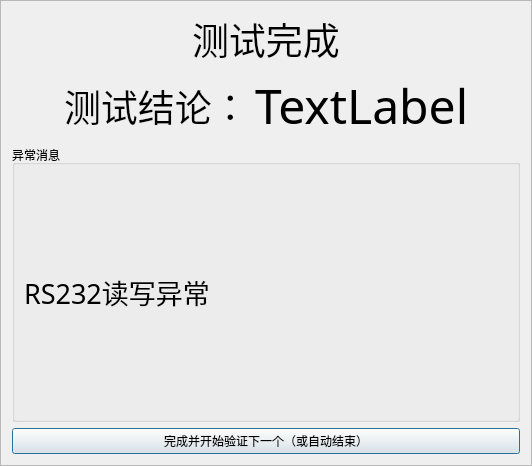
<?xml version="1.0" encoding="UTF-8"?>
<ui version="4.0">
 <class>Frame</class>
 <widget class="QFrame" name="Frame">
  <property name="geometry">
   <rect>
    <x>0</x>
    <y>0</y>
    <width>532</width>
    <height>466</height>
   </rect>
  </property>
  <property name="windowTitle">
   <string>Frame</string>
  </property>
  <property name="frameShape">
   <enum>QFrame::StyledPanel</enum>
  </property>
  <property name="frameShadow">
   <enum>QFrame::Raised</enum>
  </property>
  <layout class="QVBoxLayout" name="verticalLayout">
   <item>
    <layout class="QHBoxLayout" name="horizontalLayout_2">
     <item>
      <spacer name="horizontalSpacer">
       <property name="orientation">
        <enum>Qt::Horizontal</enum>
       </property>
       <property name="sizeHint" stdset="0">
        <size>
         <width>40</width>
         <height>20</height>
        </size>
       </property>
      </spacer>
     </item>
     <item>
      <widget class="QLabel" name="label">
       <property name="font">
        <font>
         <family>Agency FB</family>
         <pointsize>28</pointsize>
        </font>
       </property>
       <property name="text">
        <string>测试完成</string>
       </property>
      </widget>
     </item>
     <item>
      <spacer name="horizontalSpacer_2">
       <property name="orientation">
        <enum>Qt::Horizontal</enum>
       </property>
       <property name="sizeHint" stdset="0">
        <size>
         <width>40</width>
         <height>20</height>
        </size>
       </property>
      </spacer>
     </item>
    </layout>
   </item>
   <item>
    <layout class="QHBoxLayout" name="horizontalLayout">
     <item>
      <spacer name="horizontalSpacer_3">
       <property name="orientation">
        <enum>Qt::Horizontal</enum>
       </property>
       <property name="sizeHint" stdset="0">
        <size>
         <width>40</width>
         <height>20</height>
        </size>
       </property>
      </spacer>
     </item>
     <item>
      <widget class="QLabel" name="label_2">
       <property name="font">
        <font>
         <family>Agency FB</family>
         <pointsize>28</pointsize>
        </font>
       </property>
       <property name="text">
        <string>测试结论：</string>
       </property>
      </widget>
     </item>
     <item>
      <widget class="QLabel" name="result">
       <property name="font">
        <font>
         <family>Agency FB</family>
         <pointsize>36</pointsize>
        </font>
       </property>
       <property name="text">
        <string>TextLabel</string>
       </property>
      </widget>
     </item>
     <item>
      <spacer name="horizontalSpacer_4">
       <property name="orientation">
        <enum>Qt::Horizontal</enum>
       </property>
       <property name="sizeHint" stdset="0">
        <size>
         <width>40</width>
         <height>20</height>
        </size>
       </property>
      </spacer>
     </item>
    </layout>
   </item>
   <item>
    <widget class="QGroupBox" name="failReasonBox">
     <property name="enabled">
      <bool>true</bool>
     </property>
     <property name="minimumSize">
      <size>
       <width>350</width>
       <height>100</height>
      </size>
     </property>
     <property name="baseSize">
      <size>
       <width>350</width>
       <height>200</height>
      </size>
     </property>
     <property name="title">
      <string>异常消息</string>
     </property>
     <property name="flat">
      <bool>false</bool>
     </property>
     <layout class="QGridLayout" name="gridLayout">
      <item row="0" column="0">
       <widget class="QLabel" name="failReason">
        <property name="sizePolicy">
         <sizepolicy hsizetype="Expanding" vsizetype="Expanding">
          <horstretch>0</horstretch>
          <verstretch>0</verstretch>
         </sizepolicy>
        </property>
        <property name="font">
         <font>
          <family>Agency FB</family>
          <pointsize>20</pointsize>
         </font>
        </property>
        <property name="text">
         <string>RS232读写异常</string>
        </property>
       </widget>
      </item>
     </layout>
    </widget>
   </item>
   <item>
    <widget class="QPushButton" name="finishButton">
     <property name="text">
      <string>完成并开始验证下一个（或自动结束）</string>
     </property>
     <property name="autoDefault">
      <bool>true</bool>
     </property>
     <property name="default">
      <bool>true</bool>
     </property>
    </widget>
   </item>
  </layout>
 </widget>
 <resources/>
 <connections/>
</ui>
